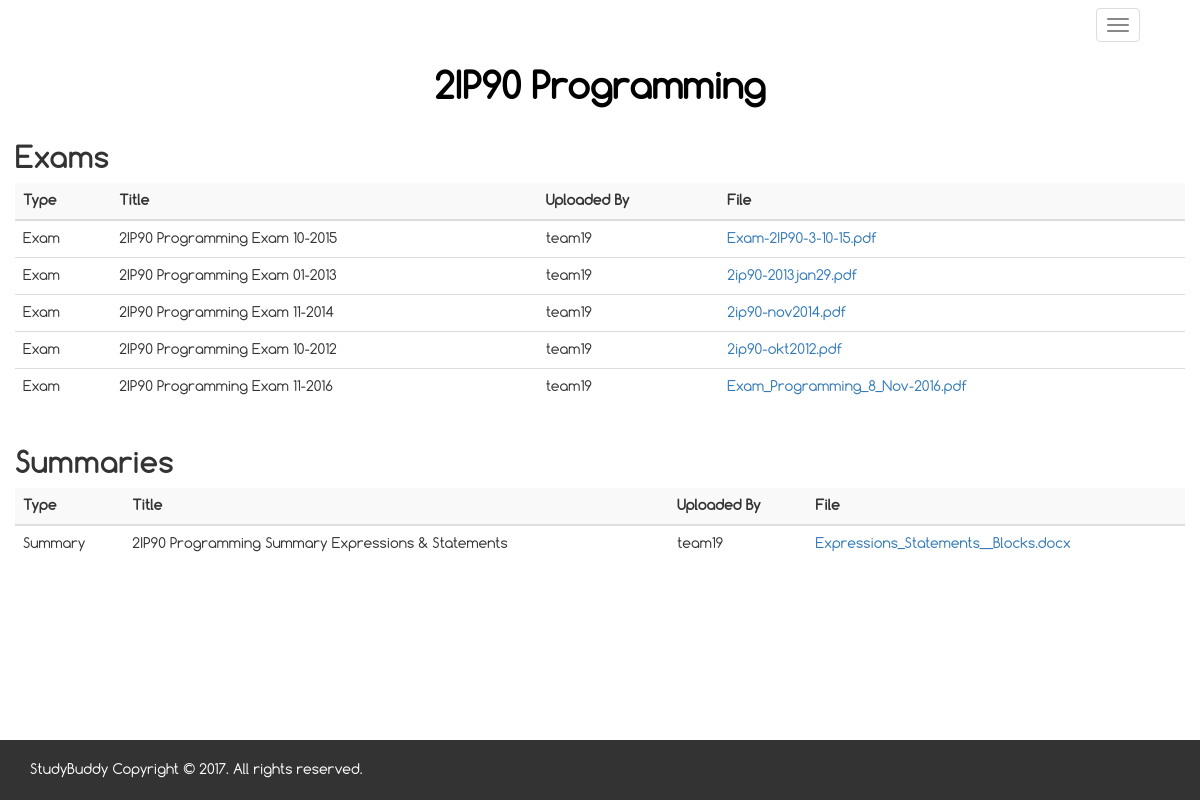
The page /course/14/ on the database its author committed.
### main/models.py (models this page shows, shortened)
class Course(models.Model):
    name = models.CharField(max_length=70)
    course_id = models.CharField(max_length=10, default="")
    major = models.CharField(
        max_length=45,
        choices= (
        ('bachelorcollege', 'Bachelor College'),
        ('appliedmathematics', 'Applied Mathematics'),
        ('appliedphysics', 'Applied Physics'),
        ('architecture', 'Architecture, Urbanism and Building Sciences'),
        ('automotive', 'Automotive'),
        ('biomedicalengineering', 'Biomedical Engineering'),
        ('chemicalengineering', 'Chemical Engineering'),
        ('computerscience', 'Computer Science'),
        ('electricalengineering', 'Electrical Engineering'),
        ('industrialdesign', 'Industrial Design'),
        ('industrialengineering', 'Industrial Engineering'),
        ('mechanicalengineering', 'Mechanical Engineering'),
        ('psychologyandtechnology', 'Psychology and Technology'),
        ('sustainableinnovation', 'Sustainable Innovation'),
        ),
        default='computerscience',
        )
    def __str__(self):
        return self.name

class Resource(models.Model):
    uploadedBy = models.ForeignKey('auth.User')
    title = models.CharField(max_length=200)
    resourcefile = models.FileField(blank=False, default="")
    major = models.CharField(
        max_length=45,
        choices= (
        ('bachelorcollege', 'Bachelor College'),
        ('appliedmathematics', 'Applied Mathematics'),
        ('appliedphysics', 'Applied Physics'),
        ('architecture', 'Architecture, Urbanism and Building Sciences'),
        ('automotive', 'Automotive'),
        ('biomedicalengineering', 'Biomedical Engineering'),
        ('chemicalengineering', 'Chemical Engineering'),
        ('computerscience', 'Computer Science'),
        ('electricalengineering', 'Electrical Engineering'),
        ('industrialdesign', 'Industrial Design'),
        ('industrialengineering', 'Industrial Engineering'),
        ('mechanicalengineering', 'Mechanical Engineering'),
        ('psychologyandtechnology', 'Psychology and Technology'),
        ('sustainableinnovation', 'Sustainable Innovation'),
        ),
        )
    course = models.ForeignKey(Course)
    resourcetype = models.CharField(
        max_length=45,
        choices= (
        ('Summary', 'Summary'),
        ('Exam', 'Exam'),
        ),
        default='Summary',
        )
    upload_date = models.DateTimeField(
            blank=True, null=True)
    class Meta:
        ordering = ['course']

### main/views.py (the view)
# urls.py: url(r'^course/(?P<pk>\d+)/$', views.course, name='course'),
def course(request, pk):
    if request.method == "POST":
        form = UserForm(request.POST)
        if form.is_valid():
            new_user = User.objects.create_user(**form.cleaned_data)
            login(request, new_user)
            return redirect('course', pk=pk)
    else:
        form = UserForm()
    course = get_object_or_404(Course, pk=pk)
    resources = Resource.objects.filter(course__name = course)
    summaries = Resource.objects.filter(course__name = course).filter(resourcetype = "Summary")
    exams = Resource.objects.filter(course__name = course).filter(resourcetype = "Exam")
    return render(request, 'main/course.html', {'course': course, 'resources': resources, 'summaries': summaries, 'exams': exams})

### main/templates/main/course.html (shortened to what this page needs)
{% extends 'main/base.html' %} {% load staticfiles %}{% block content %}
<body>
    <div class="container-fullwidth">
        <div class="header">
            <div class="container">
                <nav id="navid" class="navbar navbar-default">
                    <div class="container-fluid">
                        <div class="navbar-header">
                            <button type="button" class="navbar-toggle collapsed" data-toggle="collapse" data-target="#bs-example-navbar-collapse-1" aria-expanded="false">
                            <span class="icon-bar"></span>
                            <span class="icon-bar"></span>
                            <span class="icon-bar"></span>
                          </button>
                            <a class="navbar-brand" href="{% url 'index' %}">StudyBuddy</a>
                        </div>
                    </div>
                </nav>
            </div>
        </div>
    </div>
    <div class="container-fluid coursecon">
        <div class="row container-course">
            <h1 style="font-weight: 600; color: black;">{{course.course_id}} {{course.name}}</h1>
        </div>
    </div>
    <div class="container">
        {% if resources %} {% if exams %}
        <div class="row">
            <h2 style="font-family: 'Comfortaa-Bold';">Exams</h2>
            <table class="table hoverTable">
                <thead>
                    <tr>
                        <th>Type</th>
                        <th>Title</th>
                        <th>Uploaded By</th>
                        <th>File</th>
                    </tr>
                </thead>
                <tbody>
                    {% for res in exams%}
                    <tr onclick="window.document.location='{{res.resourcefile.url}}'">
                        <td scope="row">{{res.resourcetype}}</td>
                        <td>{{res.title}}</td>
                        <td>{{res.uploadedBy}}</td>
                        <td><a href="{{res.resourcefile.url}}">{{res.resourcefile}}</a></td>
                    </tr>
                    {% endfor %}
                </tbody>
            </table>
        </div>
        {% endif %} {% if summaries %}
        <div class="row">
            <h2 style="font-family: 'Comfortaa-Bold';">Summaries</h2>
            <table class="table hoverTable">
                <thead>
                    <tr>
                        <th>Type</th>
                        <th>Title</th>
                        <th>Uploaded By</th>
                        <th>File</th>
                    </tr>
                </thead>
                <tbody>
                    {% for res in summaries%}
                    <tr onclick="window.document.location='{{res.resourcefile.url}}'">
                        <td scope="row">{{res.resourcetype}}</td>
                        <td>{{res.title}}</td>
                        <td>{{res.uploadedBy}}</td>
                        <td><a href="{{res.resourcefile.url}}">{{res.resourcefile}}</a></td>
                    </tr>
                    {% endfor %}
                </tbody>
            </table>
        </div>
        {% endif %} {% endif %}
    </div>
    <footer class='container-fullwidth footer' id="footer">
        <div class="container">
            <p>StudyBuddy Copyright &copy; 2017. All rights reserved.
            </p>
        </div>
    </footer>
</body>
{% endblock %}

### main/static/css/mycss.css (style rules this page uses)
@media (max-width: 1200px) { .navbar-header { float: none; } }
@media (max-width: 1200px) { .navbar-toggle { display: block; } }
body, html { font-family: Comfortaa-Regular; }
html { position: relative; min-height: 100%; }
body { margin-bottom: 55px; }
.hoverTable > thead > tr { background-color: #f9f9f9; }
html, body { overflow-x: hidden; overflow-y: auto; }
a.navbar-brand { font-family: Comfortaa-Bold; font-size: 2.2em; }
.hoverTable td { padding: 7px; }
.footer { position: absolute; bottom: 0; width: 100%; height: 60px; background-color: #f5f5f5; }
.header { background-image: url("http://blogs.yis.ac.jp/21boweringk/files/2015/11/cropped-html-color-codes-color-tutorials-hero-00e10b1f-25giert.jpg"); background-size: cover; }
.navbar-default { background: none; padding: 0; margin: 0; border: none; box-shadow: none; }
#navid a { color: #FFF; }
#footer { width: 100%; background: #333; color: #FFF; padding: 20px 0; }
.container-course { background-image: url("https://upload.wikimedia.org/wikipedia/commons/thumb/4/40/Blue_globe_banner.svg/2000px-Blue_globe_banner.svg.png"); background-size: cover; background-position: center; }
.coursecon { text-align: center; }
p, ul, li, div, nav { padding: 0; margin: 0; }

### rows shown on the page
Course: course_id "2IP90", name "Programming"
Resource: resourcetype "Exam", title "2IP90 Programming Exam 10-2015", uploadedBy "team19", resourcefile "Exam-2IP90-3-10-15.pdf"
Resource: resourcetype "Exam", title "2IP90 Programming Exam 01-2013", uploadedBy "team19", resourcefile "2ip90-2013jan29.pdf"
Resource: resourcetype "Exam", title "2IP90 Programming Exam 11-2014", uploadedBy "team19", resourcefile "2ip90-nov2014.pdf"
Resource: resourcetype "Exam", title "2IP90 Programming Exam 10-2012", uploadedBy "team19", resourcefile "2ip90-okt2012.pdf"
Resource: resourcetype "Exam", title "2IP90 Programming Exam 11-2016", uploadedBy "team19", resourcefile "Exam_Programming_8_Nov-2016.pdf"
Resource: resourcetype "Summary", title "2IP90 Programming Summary Expressions & Statements", uploadedBy "team19", resourcefile "Expressions_Statements__Blocks.docx"
